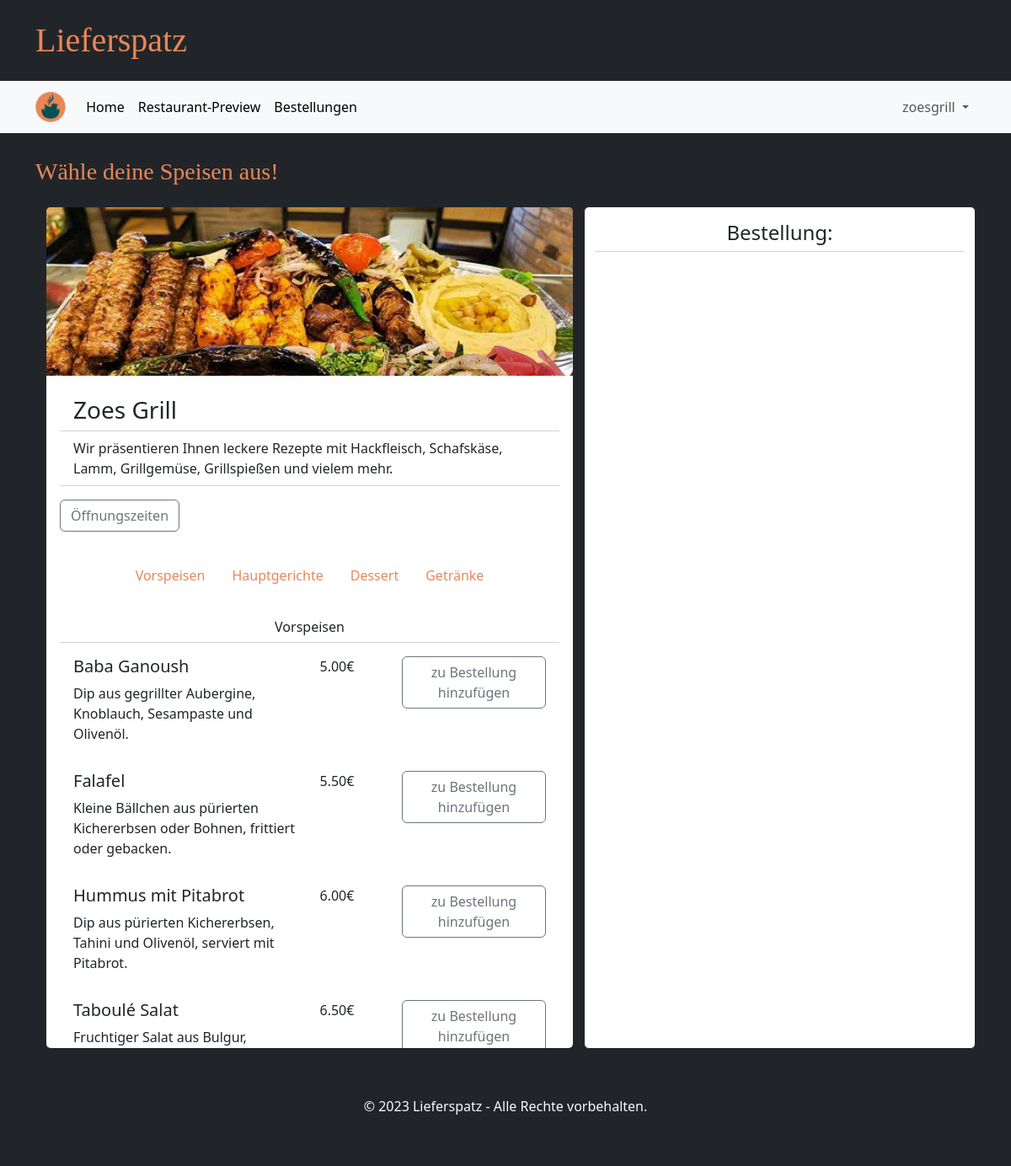
Page /menue/zoesgrill (signed in) on the earlier database version.
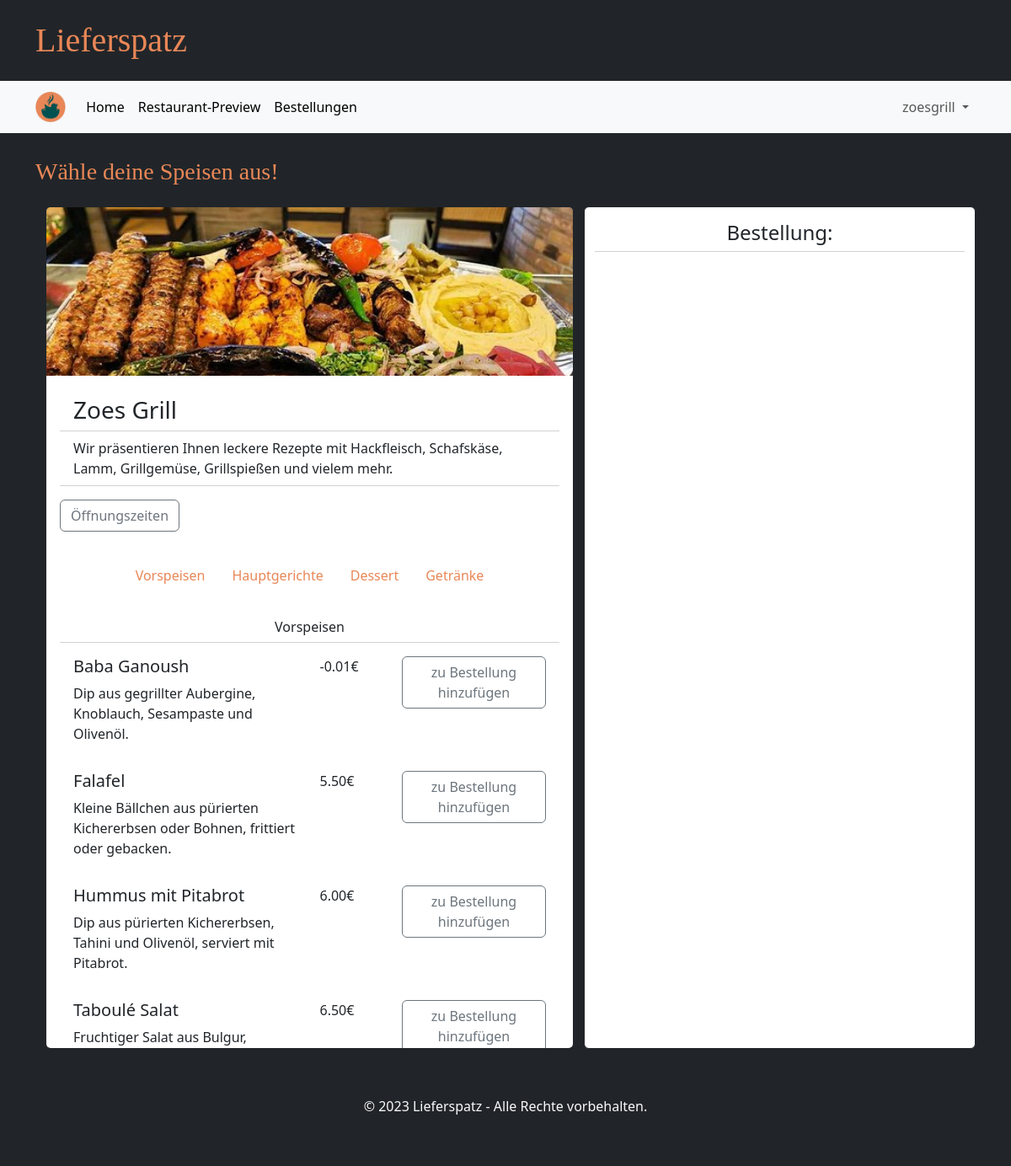
Same page on the later database version.
### tables this page shows
CREATE TABLE GeschaeftsAccount(
            Username TEXT PRIMARY KEY NOT NULL,
            Passwort TEXT NOT NULL,
            Restaurantname TEXT NOT NULL,
            Beschreibung TEST NOT NULL,
            Strasse TEXT NOT NULL,
            Hausnummer INTEGER NOT NULL,
            Plz INTEGER NOT NULL
        );

CREATE TABLE Item(
            ID INTEGER NOT NULL,
            Restaurant TEXT NOT NULL,
            Name TEXT NOT NULL,
            Kategorie TEXT CHECK(Kategorie IN ('Vorspeise', 'Hauptgericht', 'Dessert', 'Getränk')),
            IBeschreibung TEXT NOT NULL DEFAULT '',
            Preis INTEGER NOT NULL,
            Deaktiviert INTEGER DEFAULT 0 CHECK(Deaktiviert IN (0, 1)),
            PRIMARY KEY (ID),
            FOREIGN KEY (Restaurant) REFERENCES GeschaeftsAccount(username),
            UNIQUE(Restaurant, Name, Kategorie, IBeschreibung, Preis),
            UNIQUE(Restaurant, Name, Deaktiviert)                  
        );

### main.py (the view)
@app.route("/menue/<username>", methods=["GET", "POST"])
def menue_page(username):
    if "user" in session:
        restaurant = database.get_restaurant(username)
        restaurant["times"] = database.get_business_hours(username)
        image_names = os.listdir(app.config['UPLOAD_FOLDER'])
        image_tuples = list(map(os.path.splitext, image_names))
        restaurant["image_path"] = "test1.jpeg"
        for index, value in enumerate(image_tuples):
            if username == value[0]:
                restaurant["image_path"] = 'business/' + value[0] + value[1]
                image_tuples.pop(index)
                break
        items = database.get_items(username)
        return render_template("menue.html", restaurant=restaurant, items=items, weekdays=WEEKDAYS)
    else:
        return redirect(url_for("login_customer_page"))

### database.py (called while the page is built)
def getData(sql, params = ()):
    dbcon = sqlite3.connect("instance/db.db")
    cursor = dbcon.cursor()
    cursor.execute(sql, params)
    return cursor

def get_restaurant(username):
    request_pointer = getData("""SELECT Username, Restaurantname, Beschreibung, Strasse, Hausnummer, Plz
                              FROM GeschaeftsAccount
                              WHERE Username = ? """,(username,))
    result = request_pointer.fetchone()
    restaurant = {
            "username": result[0],
            "name": result[1],
            "description": result[2],
            "street": result[3],
            "housenumber": result[4],
            "postalcode": result[5]
        }
    return restaurant

def get_items(username):
    items = []
    request_pointer = getData("""SELECT *
                              FROM Item
                              WHERE Restaurant = ? AND Deaktiviert = 0
                              ORDER BY Kategorie DESC""", (username,))
    for entry in request_pointer.fetchall():
        item = {
            "id": entry[0],
            "restaurant": entry[1],
            "name": entry[2],
            "category": entry[3],
            "description": entry[4],
            "price": entry[5],
            "deactivated": entry[6]
        }
        items.append(item)
    return items

def get_business_hours(username):
    times = {}
    request_pointer = getData("""
        SELECT *
        FROM Oeffnungszeit
        WHERE GUsername = ?""",
        (username,))
    for entry in request_pointer.fetchall():
        times[entry[1]] = {
            "from": entry[2],
            "until": entry[3],
        }
    return times

### templates/menue.html (shortened to what this page needs)
{% extends "base.html" %}
{% block heading %}Wähle deine Speisen aus!{% endblock %}
{% block content %}
<div class="row g-4 mb-4" id="wrapper">
  <div class="col-7">
    <div class="card border-dark overflow-auto" style="max-height: 1000px;">
      <img src="{{ url_for('static', filename=restaurant['image_path']) }}" class="card-img-top restau-image" alt="...">
      <div class="card-body">
        <h3 class="card-title card-header bg-transparent">{{ restaurant['name'] }}</h3>
        <p class="card-text card-header bg-transparent mb-3">{{ restaurant['description'] }}</p>
        <a class="btn btn-outline-secondary mb-2" data-bs-toggle="collapse" href="#collapseExample" role="button" aria-expanded="false" aria-controls="collapseExample">
          Öffnungszeiten
        </a>
        <ul class="nav nav-pills justify-content-center mt-4">
          <li class="nav-item">
            <a class="nav-link" href="#Vorspeisen">Vorspeisen</a>
          </li>
          <li class="nav-item">
            <a class="nav-link" href="#Hauptgerichte">Hauptgerichte</a>
          </li>
          <li class="nav-item">
            <a class="nav-link" href="#Dessert">Dessert</a>
          </li>
          <li class="nav-item">
            <a class="nav-link" href="#Getränke">Getränke</a>
          </li>
        </ul>
        <div class="mt-4">
          <h6 class ="text-center card-header bg-transparent">Vorspeisen</h6>
          {% for item in items %}
          {% if item['category'] == 'Vorspeise' %}
          <form class="card-body">
            <div class="row">
            <div class="col-6">
              <h5 class="card-titel">{{ item['name'] }}</h5>
              <p class="card-text">{{ item['description'] }}</p>
            </div>
              <p class="card-text col-2">{{ "%.2f" | format(item['price']/100) }}€</p>
            <div class="col-4">
            <button type="button" class="btn btn-outline-secondary">zu Bestellung hinzufügen</button>
          </div>
            </div>
          </form>
          {% endif %}
          {% endfor %}
        </div>
      </div>
    </div>
  </div>
  <div class="card border-dark col">
    <h4 class="card-titel card-header text-center bg-transparent mt-2 mb-4">Bestellung:</h4>
  </div>
</div>
{% endblock %}

### templates/base.html (shortened to what this page needs)
<!DOCTYPE html>
<html lang="de">
<head>
    <link rel="stylesheet" href="/static/style.css">
    <link href="{{ url_for('static', filename='bootstrap/css/bootstrap.min.css') }}" rel="stylesheet">
</head>
<body class="bg-dark">
    <div class="container my-4">
        <h1 class="brandfont">Lieferspatz</h1>
    </div>
    <nav class="navbar navbar-expand bg-body-tertiary sticky-top border-bottom border-5 border-dark">
        <div class="container">
          <a class="navbar-brand" href="#">
            <img src="{{ url_for('static', filename='ls_logo.png') }}" alt="..." height="36" />
          </a>
          <div class="collapse navbar-collapse" id="navbarSupportedContent">
            <ul class="navbar-nav me-auto mb-2 mb-lg-0">
              <li class="nav-item">
                <a class="nav-link active" aria-current="page" href="{{ url_for('start_page') }}">Home</a>
              </li>
              <li class="nav-item">
                {% if "business" in session %}
                <a class="nav-link active" aria-current="page" href="{{ url_for('restaurants_page') }}">Restaurant-Preview</a>
                {% else %}
                <a class="nav-link active" aria-current="page" href="{{ url_for('restaurants_page') }}">Restaurants</a>
                {% endif %}
              </li>
              <li class="nav-item">
                <a class="nav-link active" id="view_orders" aria-current="page" href="{{ url_for('order_page') }}">Bestellungen</a>
              </li>
            </ul>
            <ul class="navbar-nav mb-2 mb-lg-0">
              {% if session['user'] %}
              <li class="nav-item dropdown">
                <a class="nav-link dropdown-toggle" href="#" role="button" data-bs-toggle="dropdown" aria-expanded="false">
                  {{ session['user'] }}
                </a>
              </li>
              {% endif %}
            </ul>
          </div>
        </div>
    </nav>
    <div class="container mt-4">
        <h3 class="brandfont2">{% block heading %}{% endblock %}</h3>
    </div>
    <div class="container text-light px-4 py-3 ">
        {% block content %}{% endblock %}
    </div>
    <footer class="bg-dark text-light text-center py-3">
        <p>&copy; 2023 Lieferspatz - Alle Rechte vorbehalten.</p>
    </footer>
</body>
</html>

### static/style.css (style rules this page uses)
.brandfont { font-family: brandFont; color: #e98757; }
.brandfont2 { font-family: brandFont2; color: #e98757; }
.restau-image { height: 200px; object-fit: cover; }
.nav-pills a.nav-link { color: #e98757; }
.text-center { text-align: center; }

Differences in the rows shown:
changed Item "Baba Ganoush": item['price']/100 "5.00" → "-0.01"
